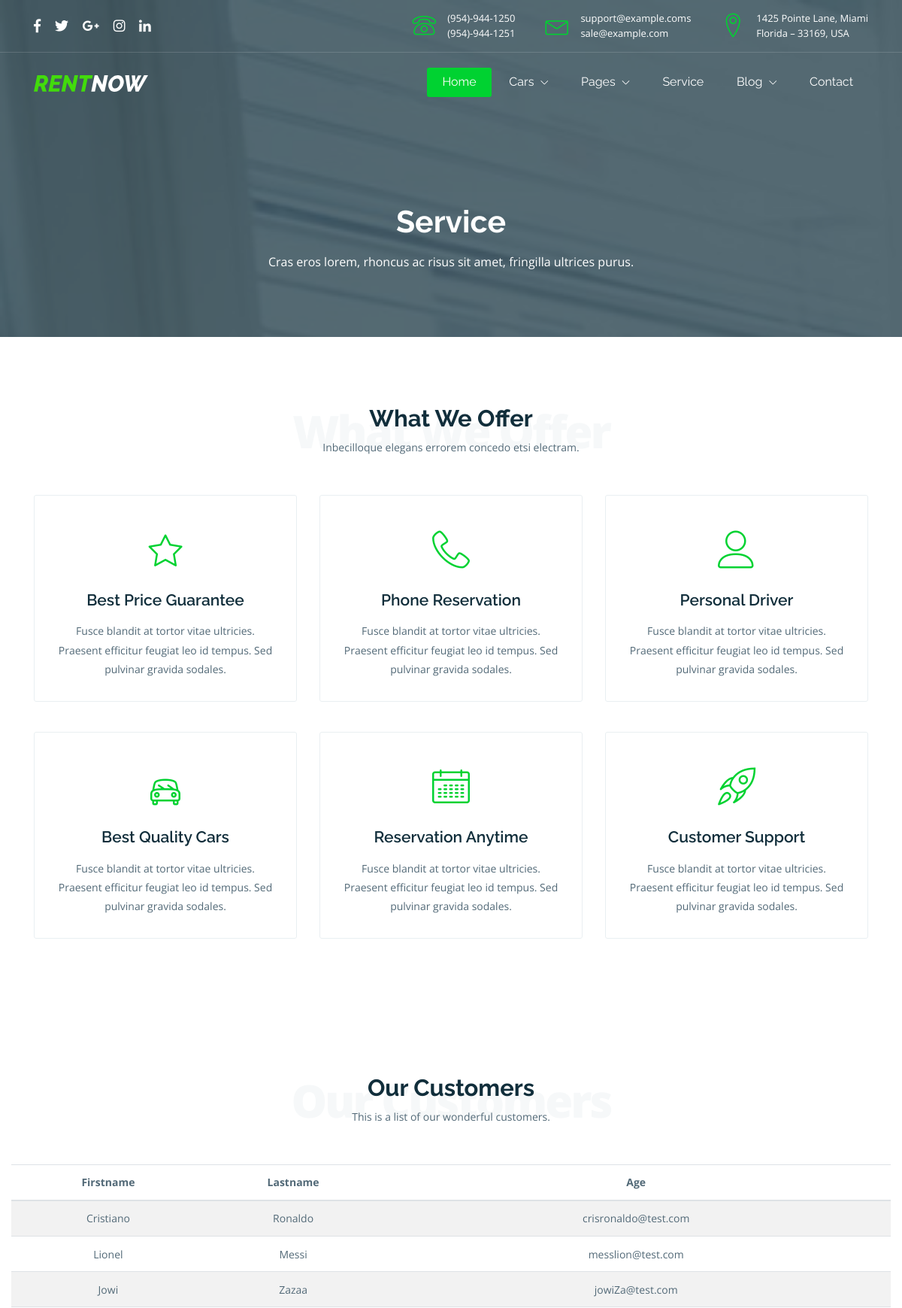
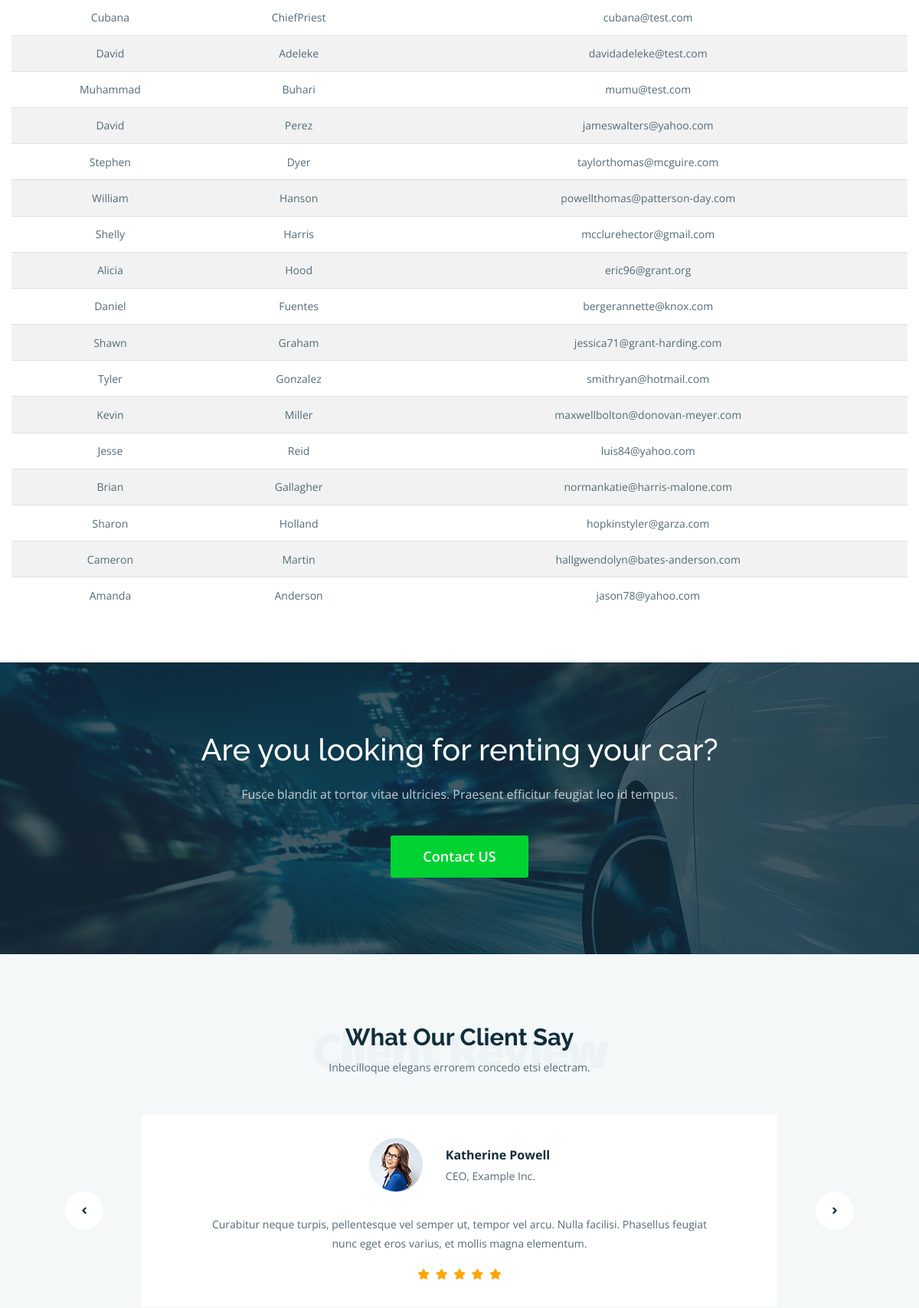
Screenshot of /carApp/service (upper part) with the database file from the repository (2 pictures, top to bottom).
### carApp/models.py (models this page shows)
class User(models.Model):
    first_name = models.CharField(max_length=128)
    last_name = models.CharField(max_length=128)
    email = models.EmailField(max_length=204,unique=True)

### carApp/views.py (the view)
# urls.py: path('service',views.service,name='service'),
def service(request):
    user_details = User.objects.all()
    context = {'users': user_details }
    return render(request,'carApp/service.html',context)

### templates/carApp/service.html (shortened to what this page needs)
{% extends 'carApp/base.html' %}
{% block body_block %}
{% load static %}
<div class="rn-page-title">
<div class="rn-pt-overlayer"></div>
<div class="container">
	<div class="row">
		<div class="col-lg-12">
			<div class="rn-page-title-inner">
				<h1>Service</h1>
				<p>Cras eros lorem, rhoncus ac risus sit amet, fringilla ultrices purus.</p>
			</div>
		</div>
	</div>
</div>
</div>
<section class="rn-section">
<div class="container">
	<div class="row">
		<div class="col-lg-12">
			<div class="rn-section-title   ">
				<h2 class="rn-title">What We Offer</h2>
				<p>Inbecilloque elegans errorem concedo etsi electram.</p>
				<span class="rn-title-bg">What We Offer</span>
			</div>
		</div>
	</div>
	<div class="row">
		<div class="col-lg-4 col-md-6">
			<div class="rn-service-item">
				<div class="rn-service-icon">
					<i class="lnr lnr-star"></i>
				</div>
				<div class="rn-service-title">Best Price Guarantee</div>
				<div class="rn-service-desc">
					<p>Fusce blandit at tortor vitae ultricies. Praesent efficitur feugiat leo id tempus. Sed pulvinar gravida sodales.</p>
				</div>
			</div>
		</div>
		<div class="col-lg-4 col-md-6">
			<div class="rn-service-item">
				<div class="rn-service-icon">
					<i class="lnr lnr-phone-handset"></i>
				</div>
				<div class="rn-service-title">Phone Reservation</div>
				<div class="rn-service-desc">
					<p>Fusce blandit at tortor vitae ultricies. Praesent efficitur feugiat leo id tempus. Sed pulvinar gravida sodales.</p>
				</div>
			</div>
		</div>
		<div class="col-lg-4 col-md-6">
			<div class="rn-service-item">
				<div class="rn-service-icon">
					<i class="lnr lnr-user"></i>
				</div>
				<div class="rn-service-title">Personal Driver</div>
				<div class="rn-service-desc">
					<p>Fusce blandit at tortor vitae ultricies. Praesent efficitur feugiat leo id tempus. Sed pulvinar gravida sodales.</p>
				</div>
			</div>
		</div>
		<div class="col-lg-4 col-md-6">
			<div class="rn-service-item">
				<div class="rn-service-icon">
					<i class="lnr lnr-car"></i>
				</div>
				<div class="rn-service-title">Best Quality Cars</div>
				<div class="rn-service-desc">
					<p>Fusce blandit at tortor vitae ultricies. Praesent efficitur feugiat leo id tempus. Sed pulvinar gravida sodales.</p>
				</div>
			</div>
		</div>
		<div class="col-lg-4 col-md-6">
			<div class="rn-service-item">
				<div class="rn-service-icon">
					<i class="lnr lnr-calendar-full"></i>
				</div>
				<div class="rn-service-title">Reservation Anytime</div>
				<div class="rn-service-desc">
					<p>Fusce blandit at tortor vitae ultricies. Praesent efficitur feugiat leo id tempus. Sed pulvinar gravida sodales.</p>
				</div>
			</div>
		</div>
		<div class="col-lg-4 col-md-6">
			<div class="rn-service-item">
				<div class="rn-service-icon">
					<i class="lnr lnr-rocket"></i>
				</div>
				<div class="rn-service-title">Customer Support</div>
				<div class="rn-service-desc">
					<p>Fusce blandit at tortor vitae ultricies. Praesent efficitur feugiat leo id tempus. Sed pulvinar gravida sodales.</p>
				</div>
			</div>
		</div>
	</div>
</div>
</section>
<section class="rn-section">
	<div class="container-fluid">
	<div class="row">
		<div class="col-lg-12">
			<div class="rn-section-title   ">
				<h2 class="rn-title">Our Customers</h2>
				<p>This is a list of our wonderful customers.</p>
				<span class="rn-title-bg">Our Customers</span>
			</div>
		</div>
	</div>
		<div class="row">
			<div class="col-lg-12">
				<table class="table table-striped">
					<thead class="text-center">
						<tr>
						<th>Firstname</th>
						<th>Lastname</th>
						<th>Age</th>
						</tr>
					</thead>
					<tbody class="text-center">
						{% if users %}
						{% for i in users %}
						<tr>
						<td>{{ i.first_name }}</td>
						<td>{{ i.last_name }}</td>
						<td>{{ i.email }}</td>
						</tr>
						{% endfor %}
						{% endif %}
					</tbody>
				</table>
			</div>
		</div>
	</div>
	</section>
<section class="rn-section rn-service-c2a">
<div class="rn-section-overlayer"></div>
<div class="container">
	<div class="row">
		<div class="col-lg-12">
			<h2>Are you looking for renting your car?</h2>
			<p>Fusce blandit at tortor vitae ultricies. Praesent efficitur feugiat leo id tempus.</p>
			<a class="btn btn-main btn-lg btn-shadow" href="#">Contact US</a>
		</div>
	</div>
</div>
</section>
<section class="rn-section rn-section-light-gray">
<div class="container">
	<div class="row">
		<div class="col-lg-12">
			<div class="rn-section-title   ">
				<h2 class="rn-title">What Our Client Say</h2>
				<p>Inbecilloque elegans errorem concedo etsi electram.</p>
				<span class="rn-title-bg">Client Review</span>
			</div>
			<div class="rn-testimonials">
				<div class="rn-testimonials-carousel carousel slide" id="rn-testimonials" data-ride="carousel">
					<div class="carousel-inner">
						<div class="carousel-item active">
							<blockquote class="rn-testimonial-item">
								<div class="rn-testimonial-author">
									<div class="rn-testimonial-author-thumb">
										<img src="{% static 'carApp/assets/images/author-1.jpg' %}" alt="John Doe" srcset="{% static 'carApp/assets/images/author-1.jpg' %} 1x, {% static 'carApp/assets/images/author-1@2x.jpg' %} 2x"/>
									</div>
									<div class="rn-testimonial-author-info"><strong>Katherine Powell</strong>
										<p>CEO, Example Inc.</p>
									</div>
								</div>
								<p>Curabitur neque turpis, pellentesque vel semper ut, tempor vel arcu. Nulla facilisi. Phasellus feugiat nunc eget eros varius, et mollis magna elementum.</p>
								<footer>
									<div class="rn-testimonial-rating">
										<i class="fas fa-star"></i>
										<i class="fas fa-star"></i>
										<i class="fas fa-star"></i>
										<i class="fas fa-star"></i>
										<i class="fas fa-star"></i>
									</div>
								</footer>
							</blockquote>
						</div>
					</div>
					<a class="carousel-control-prev" href="#rn-testimonials" role="button" data-slide="prev">
						<i class="fas fa-angle-left" aria-hidden="true"></i>
					</a>
					<a class="carousel-control-next" href="#rn-testimonials" role="button" data-slide="next">
						<i class="fas fa-angle-right" aria-hidden="true"></i>
					</a>
				</div>
			</div>
		</div>
	</div>
</div>
</section>
{% endblock %}

### templates/carApp/base.html (shortened to what this page needs)
<!DOCTYPE html>
{% load static %}
<html lang="en">
<head>
<link rel="stylesheet" href="{% static 'carApp/assets/libs/bootstrap/css/bootstrap.min.css' %}">
<link rel="stylesheet" href="{% static 'carApp/assets/libs/fontawesome/css/fontawesome-all.min.css' %}">
<link rel="stylesheet" href="{% static 'carApp/assets/libs/linearicons/linearicons.css' %}">
<link rel="stylesheet" href="{% static 'carApp/assets/css/rentnow-icons.css' %}">
<link rel="stylesheet" href="{% static 'carApp/assets/libs/flatpickr/flatpickr.min.css' %}">
<link rel="stylesheet" href="{% static 'carApp/assets/css/magnific-popup.css'%}">
<link rel="stylesheet" href="{% static 'carApp/assets/css/style.css'%}">
</head>
<body class="rn-preloader">
{% include 'carApp/navbars/header.html' %}
    {% block body_block %}
    {% endblock %}
<link rel="stylesheet" href="//code.jquery.com/ui/1.12.1/themes/base/jquery-ui.css">
</body>
</html>

### templates/carApp/navbars/header.html (shortened to what this page needs)
{% load static %}
<header class="rn-header">
    <div class="rn-topbar">
        <div class="container">
            <div class="row align-items-center">
                <div class="col-12 col-sm-5 col-lg-3">
                    <ul class="rn-social">
                        <li>
                            <a href="#">
                                <i class="fab fa-facebook-f"></i>
                            </a>
                        </li>
                        <li>
                            <a href="#">
                                <i class="fab fa-twitter"></i>
                            </a>
                        </li>
                        <li>
                            <a href="#">
                                <i class="fab fa-google-plus-g"></i>
                            </a>
                        </li>
                        <li>
                            <a href="#">
                                <i class="fab fa-instagram"></i>
                            </a>
                        </li>
                        <li>
                            <a href="#">
                                <i class="fab fa-linkedin-in"></i>
                            </a>
                        </li>
                    </ul>
                </div>
                <div class="col-12 col-sm-7 col-lg-9">
                    <div class="rn-icon-contents">
                        <div class="rn-phone rn-icon-content">
                            <div class="rn-icon">
                                <i class="lnr lnr-phone"></i>
                            </div>
                            <div class="rn-info">
                                <ul>
                                    <li>(954)-944-1250</li>
                                    <li>(954)-944-1251</li>
                                </ul>
                            </div>
                        </div>
                        <div class="rn-email rn-icon-content">
                            <div class="rn-icon">
                                <i class="lnr lnr-envelope"></i>
                            </div>
                            <div class="rn-info">
                                <ul>
                                    <li>support@example.coms</li>
                                    <li>sale@example.com</li>
                                </ul>
                            </div>
                        </div>
                        <div class="rn-address rn-icon-content">
                            <div class="rn-icon">
                                <i class="lnr lnr-map-marker"></i>
                            </div>
                            <div class="rn-info">
                                <ul>
                                    <li>1425 Pointe Lane, Miami</li>
                                    <li>Florida – 33169, USA</li>
                                </ul>
                            </div>
                        </div>
                    </div>
                </div>
            </div>
        </div>
    </div>
    <div class="rn-menubar">
        <div class="container">
            <div class="row align-items-center">
                <div class="col-4">
                    <a class="brand-name" href="{% url 'index' %}">
                        <img class="img-fluid" src="{% static 'carApp/assets/images/logo.svg' %}" alt="Logo">
                    </a>
                </div>
                <div class="col-8">
                    <nav class="rn-navbar-container">
                        <ul class="rn-navbar">
                            <li class="active">
                                <a href="{% url 'index' %}">Home</a>
                            </li>
                            <li>
                                <a href="#">Cars
                                    <i class="lnr lnr-chevron-down"></i>
                                </a>
                            </li>
                            <li>
                                <a href="#">Pages
                                    <i class="lnr lnr-chevron-down"></i>
                                </a>
                            </li>
                            <li>
                                <a href="{% url 'service' %}">Service</a>
                            </li>
                            <li>
                                <a href="#">Blog
                                    <i class="lnr lnr-chevron-down"></i>
                                </a>
                            </li>
                            <li>
                                <a href="{% url 'contact' %}">Contact</a>
                            </li>
                        </ul>
                    </nav>
                </div>
            </div>
        </div>
    </div>
</header>

### templates/carApp/navbars/footer.html (shortened to what this page needs)
{% load static %}

### rows the page displays
User: first_name "Cristiano", last_name "Ronaldo", email "crisronaldo@test.com"
User: first_name "Lionel", last_name "Messi", email "messlion@test.com"
User: first_name "Jowi", last_name "Zazaa", email "jowiZa@test.com"
User: first_name "Cubana", last_name "ChiefPriest", email "cubana@test.com"
User: first_name "David", last_name "Adeleke", email "davidadeleke@test.com"
User: first_name "Muhammad", last_name "Buhari", email "mumu@test.com"
User: first_name "David", last_name "Perez", email "jameswalters@yahoo.com"
User: first_name "Stephen", last_name "Dyer", email "taylorthomas@mcguire.com"
User: first_name "William", last_name "Hanson", email "powellthomas@patterson-day.com"
User: first_name "Shelly", last_name "Harris", email "mcclurehector@gmail.com"
User: first_name "Alicia", last_name "Hood", email "eric96@grant.org"
User: first_name "Daniel", last_name "Fuentes", email "bergerannette@knox.com"
User: first_name "Shawn", last_name "Graham", email "jessica71@grant-harding.com"
User: first_name "Tyler", last_name "Gonzalez", email "smithryan@hotmail.com"
User: first_name "Kevin", last_name "Miller", email "maxwellbolton@donovan-meyer.com"
User: first_name "Jesse", last_name "Reid", email "luis84@yahoo.com"
User: first_name "Brian", last_name "Gallagher", email "normankatie@harris-malone.com"
User: first_name "Sharon", last_name "Holland", email "hopkinstyler@garza.com"
User: first_name "Cameron", last_name "Martin", email "hallgwendolyn@bates-anderson.com"
User: first_name "Amanda", last_name "Anderson", email "jason78@yahoo.com"
